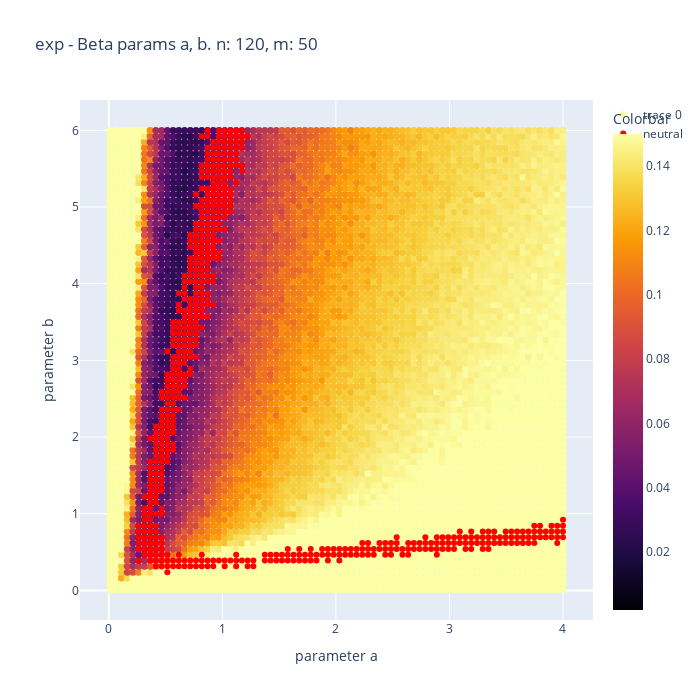
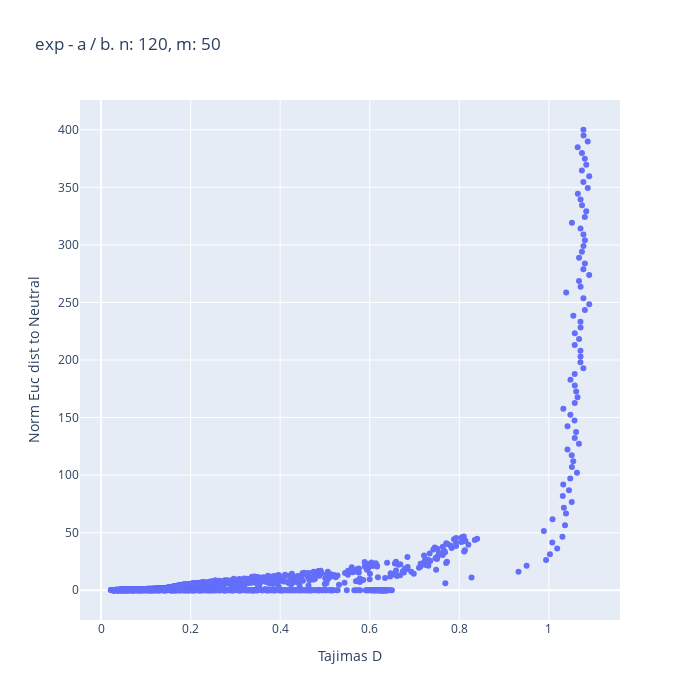

The cell these charts' notebook holds for them, in order:
### Code cell
Stat= 'exp'

mean_stat= data_dicts[Stat]['mean']
which_0= [x for x in range(len(avector)) if abs(data_dicts['Taj']['mean'][x]) <= 0.005]

fig= [go.Scatter(
    x= avector,
    y= bvector,
    mode= 'markers',
    marker= {
        'color': np.array(mean_stat),
        "colorbar": dict(
            title="Colorbar"
        ),
        'colorscale': 'Inferno',
        'cmax': 0.15,
        'cmin': 0.002,
        'line': {'width': 0},
        'size': 7,
        'symbol': 'circle',
        "opacity": 1
    }
)]

############ 

fig_line= go.Scatter(
    x= [avector[x] for x in which_0],
    y= [bvector[x] for x in which_0],
    mode= 'markers',
    marker= {
        'color': "red"
    },
    name= 'neutral'
    
)

############
lina=np.linspace(range_a[0],range_a[1],Nsteps)
rate= 3.9
rate= 1 / rate


fig_approx= [go.Scatter(
    x= [lina[x] for x in range(len(lina)) if rate * lina[x] < max(bvector)],
    y= [rate * lina[x] for x in range(len(lina)) if rate * lina[x] < max(bvector)],
    mode= 'markers',
    marker= {
        'color': "black"
    },
    name= 'neutral'   
)]



fig.append(fig_line)
#fig.extend(fig_approx)

########################
########################

layout= go.Layout(
    title= '{} - Beta params a, b. n: {}, m: {}'.format(Stat, L, Sizes),
    xaxis= dict(
        title= 'parameter a'
    ),
    yaxis= dict(
        title= 'parameter b'
    ),
    height= 700,
    width= 700
)


Figure= go.Figure(data= fig,layout= layout)

iplot(Figure)

############
#############

fig= [go.Scatter(
    x= data_dicts['Taj']['mean'],
    y= data_dicts['exp']['mean'],
    mode= 'markers'
)]

fig= [go.Scatter(
    y= np.array(avector) / np.array(bvector),
    x= data_dicts['exp']['mean'],
    mode= 'markers'
)]


layout= go.Layout(
    title= '{} - a / b. n: {}, m: {}'.format(Stat, L, Sizes),
    xaxis= dict(
        title= 'Tajimas D'
    ),
    yaxis= dict(
        title= 'Norm Euc dist to Neutral'
    ),
    height= 700,
    width= 700
)

Figure= go.Figure(data= fig,layout= layout)

iplot(Figure)

### Figure 1 — Plotly figure (JSON) as saved in the notebook; plotly's stock layout.template omitted (floating-point values rounded to 4 significant figures; data arrays with more than 128 entries replaced by an {"elided": "..."} marker saying what was removed)
{"data": [{"marker": {"cmax": 0.15, "cmin": 0.002, "color": {"elided": "6400 float values"}, "colorbar": {"title": {"text": "Colorbar"}}, "colorscale": [[0, "#000004"], [0.1111, "#1b0c41"], [0.2222, "#4a0c6b"], [0.3333, "#781c6d"], [0.4444, "#a52c60"], [0.5556, "#cf4446"], [0.6667, "#ed6925"], [0.7778, "#fb9b06"], [0.8889, "#f7d13d"], [1, "#fcffa4"]], "line": {"width": 0}, "opacity": 1, "size": 7, "symbol": "circle"}, "mode": "markers", "type": "scatter", "x": {"elided": "6400 float values"}, "y": {"elided": "6400 float values"}}, {"marker": {"color": "red"}, "mode": "markers", "name": "neutral", "type": "scatter", "x": {"elided": "530 float values"}, "y": {"elided": "530 float values"}}], "layout": {"height": 700, "title": {"text": "exp - Beta params a, b. n: 120, m: 50"}, "width": 700, "xaxis": {"title": {"text": "parameter a"}}, "yaxis": {"title": {"text": "parameter b"}}}}

### Figure 2 — Plotly figure (JSON) as saved in the notebook; plotly's stock layout.template omitted (floating-point values rounded to 4 significant figures; data arrays with more than 128 entries replaced by an {"elided": "..."} marker saying what was removed)
{"data": [{"mode": "markers", "type": "scatter", "x": {"elided": "6400 float values"}, "y": {"elided": "6400 float values"}}], "layout": {"height": 700, "title": {"text": "exp - a / b. n: 120, m: 50"}, "width": 700, "xaxis": {"title": {"text": "Tajimas D"}}, "yaxis": {"title": {"text": "Norm Euc dist to Neutral"}}}}
